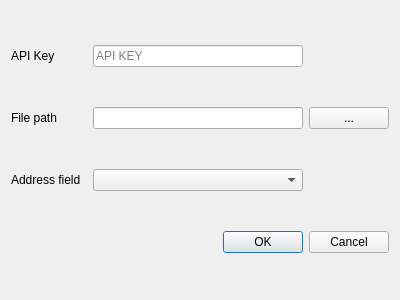
<?xml version="1.0" encoding="UTF-8"?>
<ui version="4.0">
 <class>YandexGeocoderDialogBase</class>
 <widget class="QDialog" name="YandexGeocoderDialogBase">
  <property name="geometry">
   <rect>
    <x>0</x>
    <y>0</y>
    <width>400</width>
    <height>300</height>
   </rect>
  </property>
  <property name="windowTitle">
   <string>Geocoder</string>
  </property>
  <layout class="QGridLayout" name="gridLayout">
   <item row="1" column="0">
    <widget class="QLabel" name="label_2">
     <property name="text">
      <string>File path</string>
     </property>
    </widget>
   </item>
   <item row="0" column="0">
    <widget class="QLabel" name="label">
     <property name="text">
      <string>API Key</string>
     </property>
    </widget>
   </item>
   <item row="1" column="2">
    <widget class="QLineEdit" name="FilePathField"/>
   </item>
   <item row="1" column="3">
    <widget class="QPushButton" name="pushButton">
     <property name="text">
      <string>...</string>
     </property>
    </widget>
   </item>
   <item row="0" column="2">
    <widget class="QLineEdit" name="ApiKeyField">
     <property name="placeholderText">
      <string>API KEY</string>
     </property>
    </widget>
   </item>
   <item row="3" column="0" colspan="4">
    <widget class="QDialogButtonBox" name="button_box">
     <property name="orientation">
      <enum>Qt::Horizontal</enum>
     </property>
     <property name="standardButtons">
      <set>QDialogButtonBox::Cancel|QDialogButtonBox::Ok</set>
     </property>
    </widget>
   </item>
   <item row="2" column="2">
    <widget class="QComboBox" name="FieldsComboBox"/>
   </item>
   <item row="2" column="0">
    <widget class="QLabel" name="label_3">
     <property name="text">
      <string>Address field</string>
     </property>
    </widget>
   </item>
  </layout>
 </widget>
 <resources/>
 <connections>
  <connection>
   <sender>button_box</sender>
   <signal>accepted()</signal>
   <receiver>YandexGeocoderDialogBase</receiver>
   <slot>accept()</slot>
   <hints>
    <hint type="sourcelabel">
     <x>20</x>
     <y>20</y>
    </hint>
    <hint type="destinationlabel">
     <x>20</x>
     <y>20</y>
    </hint>
   </hints>
  </connection>
  <connection>
   <sender>button_box</sender>
   <signal>rejected()</signal>
   <receiver>YandexGeocoderDialogBase</receiver>
   <slot>reject()</slot>
   <hints>
    <hint type="sourcelabel">
     <x>20</x>
     <y>20</y>
    </hint>
    <hint type="destinationlabel">
     <x>20</x>
     <y>20</y>
    </hint>
   </hints>
  </connection>
 </connections>
</ui>
